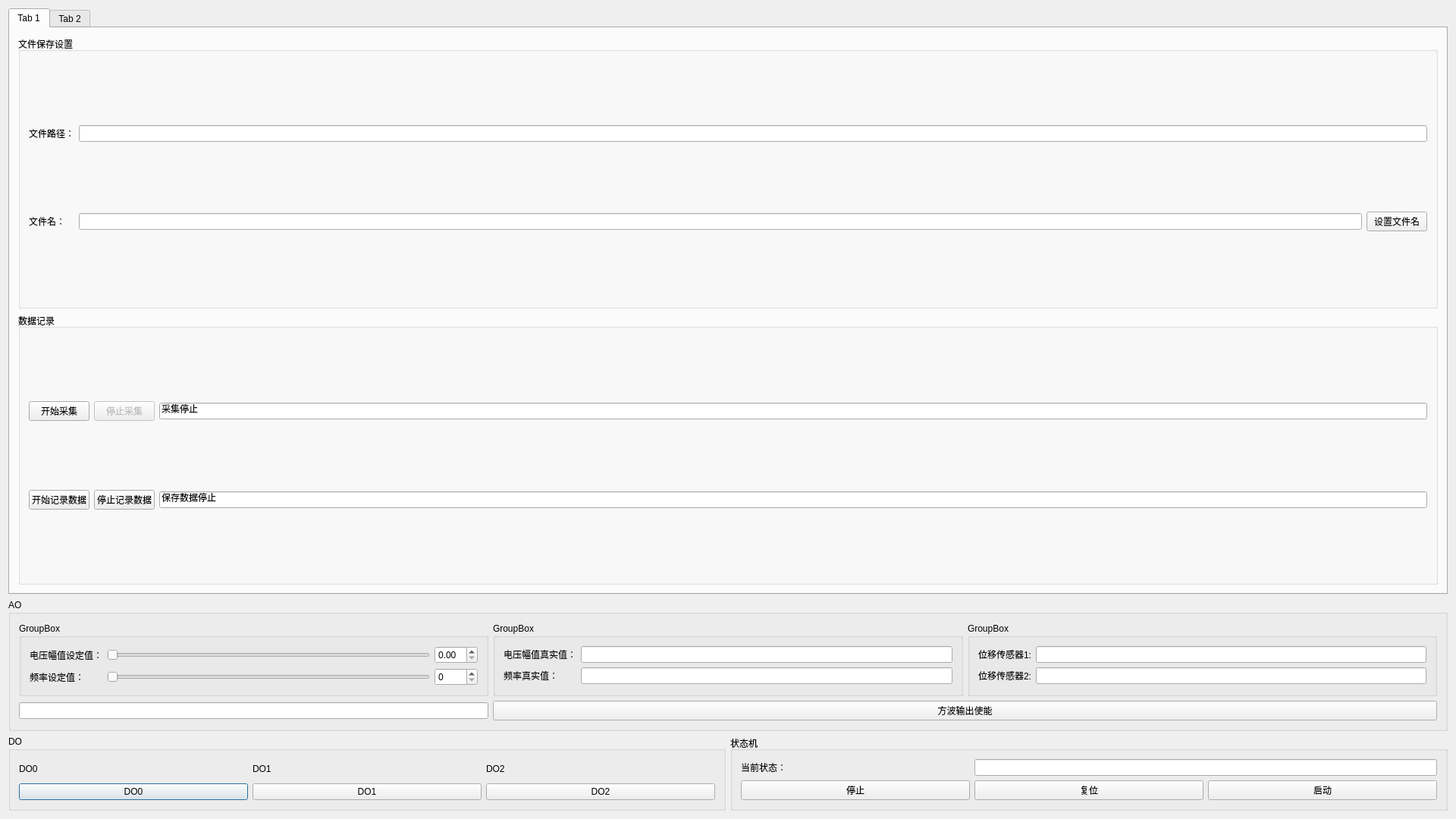
<?xml version="1.0" encoding="UTF-8"?>
<ui version="4.0">
 <class>AI_StreamingBufferedAiClass</class>
 <widget class="QDialog" name="AI_StreamingBufferedAiClass">
  <property name="geometry">
   <rect>
    <x>0</x>
    <y>0</y>
    <width>1920</width>
    <height>1080</height>
   </rect>
  </property>
  <property name="minimumSize">
   <size>
    <width>360</width>
    <height>240</height>
   </size>
  </property>
  <property name="maximumSize">
   <size>
    <width>1920</width>
    <height>1080</height>
   </size>
  </property>
  <property name="windowTitle">
   <string>AI_StreamingAI</string>
  </property>
  <layout class="QGridLayout" name="gridLayout_11">
   <item row="2" column="0">
    <widget class="QGroupBox" name="groupBox_2">
     <property name="title">
      <string>DO</string>
     </property>
     <layout class="QGridLayout" name="gridLayout_2">
      <item row="1" column="0">
       <widget class="QPushButton" name="btn_DO0">
        <property name="text">
         <string>DO0</string>
        </property>
       </widget>
      </item>
      <item row="0" column="0">
       <widget class="QLabel" name="label_DO0">
        <property name="text">
         <string>DO0</string>
        </property>
       </widget>
      </item>
      <item row="1" column="2">
       <widget class="QPushButton" name="btn_DO2">
        <property name="text">
         <string>DO2</string>
        </property>
       </widget>
      </item>
      <item row="0" column="1">
       <widget class="QLabel" name="label_DO1">
        <property name="text">
         <string>DO1</string>
        </property>
       </widget>
      </item>
      <item row="1" column="1">
       <widget class="QPushButton" name="btn_DO1">
        <property name="text">
         <string>DO1</string>
        </property>
       </widget>
      </item>
      <item row="0" column="2">
       <widget class="QLabel" name="label_DO2">
        <property name="text">
         <string>DO2</string>
        </property>
       </widget>
      </item>
     </layout>
    </widget>
   </item>
   <item row="2" column="1">
    <widget class="QGroupBox" name="groupBox_5">
     <property name="title">
      <string>状态机</string>
     </property>
     <layout class="QGridLayout" name="gridLayout_3">
      <item row="0" column="0">
       <widget class="QLabel" name="label_5">
        <property name="text">
         <string>当前状态：</string>
        </property>
       </widget>
      </item>
      <item row="0" column="1" colspan="2">
       <widget class="QLineEdit" name="led_State"/>
      </item>
      <item row="1" column="1">
       <widget class="QPushButton" name="btn_reset">
        <property name="text">
         <string>复位</string>
        </property>
       </widget>
      </item>
      <item row="1" column="0">
       <widget class="QPushButton" name="btn_stop">
        <property name="text">
         <string>停止</string>
        </property>
       </widget>
      </item>
      <item row="1" column="2">
       <widget class="QPushButton" name="btn_run">
        <property name="text">
         <string>启动</string>
        </property>
       </widget>
      </item>
     </layout>
    </widget>
   </item>
   <item row="0" column="0" colspan="2">
    <widget class="QTabWidget" name="tabWidget">
     <property name="styleSheet">
      <string notr="true"/>
     </property>
     <property name="currentIndex">
      <number>0</number>
     </property>
     <widget class="QWidget" name="tab">
      <property name="styleSheet">
       <string notr="true">QWidget#tab
{
background-image: url(:/AI_StreamingBufferedAi/Resources/Background.png);
}
</string>
      </property>
      <attribute name="title">
       <string>Tab 1</string>
      </attribute>
      <layout class="QGridLayout" name="gridLayout_8">
       <item row="1" column="0">
        <widget class="QGroupBox" name="groupBox_4">
         <property name="title">
          <string>数据记录</string>
         </property>
         <layout class="QGridLayout" name="gridLayout_5">
          <item row="0" column="0">
           <widget class="QPushButton" name="btnStart">
            <property name="enabled">
             <bool>true</bool>
            </property>
            <property name="text">
             <string>开始采集</string>
            </property>
            <property name="autoDefault">
             <bool>true</bool>
            </property>
           </widget>
          </item>
          <item row="0" column="1">
           <widget class="QPushButton" name="btnStop">
            <property name="enabled">
             <bool>false</bool>
            </property>
            <property name="text">
             <string>停止采集</string>
            </property>
            <property name="autoDefault">
             <bool>false</bool>
            </property>
           </widget>
          </item>
          <item row="0" column="2">
           <widget class="QLineEdit" name="State">
            <property name="text">
             <string>采集停止</string>
            </property>
           </widget>
          </item>
          <item row="1" column="0">
           <widget class="QPushButton" name="btn_startSave">
            <property name="text">
             <string>开始记录数据</string>
            </property>
           </widget>
          </item>
          <item row="1" column="1">
           <widget class="QPushButton" name="btn_stopSave">
            <property name="text">
             <string>停止记录数据</string>
            </property>
           </widget>
          </item>
          <item row="1" column="2">
           <widget class="QLineEdit" name="saveState">
            <property name="text">
             <string>保存数据停止</string>
            </property>
           </widget>
          </item>
         </layout>
        </widget>
       </item>
       <item row="0" column="0">
        <widget class="QGroupBox" name="groupBox">
         <property name="title">
          <string>文件保存设置</string>
         </property>
         <layout class="QGridLayout" name="gridLayout">
          <item row="0" column="0">
           <widget class="QLabel" name="label">
            <property name="text">
             <string>文件路径：</string>
            </property>
           </widget>
          </item>
          <item row="0" column="1" colspan="2">
           <widget class="QLineEdit" name="led_filePath"/>
          </item>
          <item row="1" column="0">
           <widget class="QLabel" name="label_2">
            <property name="text">
             <string>文件名：</string>
            </property>
           </widget>
          </item>
          <item row="1" column="1">
           <widget class="QLineEdit" name="led_fileName"/>
          </item>
          <item row="1" column="2">
           <widget class="QPushButton" name="btn_setName">
            <property name="text">
             <string>设置文件名</string>
            </property>
           </widget>
          </item>
         </layout>
        </widget>
       </item>
      </layout>
     </widget>
     <widget class="QWidget" name="tab_2">
      <property name="styleSheet">
       <string notr="true">QWidget#tab_2
{
background-image: url(:/AI_StreamingBufferedAi/Resources/Background.png);
}
</string>
      </property>
      <attribute name="title">
       <string>Tab 2</string>
      </attribute>
      <layout class="QGridLayout" name="gridLayout_6">
       <item row="0" column="1">
        <widget class="QCustomPlot" name="widget_Plot1" native="true"/>
       </item>
       <item row="1" column="0">
        <widget class="QPushButton" name="btn_paint">
         <property name="text">
          <string>绘图</string>
         </property>
        </widget>
       </item>
       <item row="0" column="0">
        <widget class="QCustomPlot" name="widget_Plot0" native="true"/>
       </item>
      </layout>
     </widget>
    </widget>
   </item>
   <item row="1" column="0" colspan="2">
    <widget class="QGroupBox" name="groupBox_3">
     <property name="title">
      <string>AO</string>
     </property>
     <layout class="QGridLayout" name="gridLayout_10">
      <item row="0" column="0">
       <widget class="QGroupBox" name="groupBox_8">
        <property name="title">
         <string>GroupBox</string>
        </property>
        <layout class="QGridLayout" name="gridLayout_9">
         <item row="1" column="2">
          <widget class="QSpinBox" name="sb_f"/>
         </item>
         <item row="0" column="0">
          <widget class="QLabel" name="label_3">
           <property name="text">
            <string>电压幅值设定值：</string>
           </property>
          </widget>
         </item>
         <item row="1" column="0">
          <widget class="QLabel" name="label_4">
           <property name="text">
            <string>频率设定值：</string>
           </property>
          </widget>
         </item>
         <item row="0" column="1">
          <widget class="QSlider" name="sld_AO">
           <property name="orientation">
            <enum>Qt::Horizontal</enum>
           </property>
          </widget>
         </item>
         <item row="1" column="1">
          <widget class="QSlider" name="sld_f">
           <property name="orientation">
            <enum>Qt::Horizontal</enum>
           </property>
          </widget>
         </item>
         <item row="0" column="2">
          <widget class="QDoubleSpinBox" name="dsb_AO0"/>
         </item>
        </layout>
       </widget>
      </item>
      <item row="0" column="1">
       <widget class="QGroupBox" name="groupBox_7">
        <property name="title">
         <string>GroupBox</string>
        </property>
        <layout class="QGridLayout" name="gridLayout_7">
         <item row="0" column="0">
          <widget class="QLabel" name="label_8">
           <property name="text">
            <string>电压幅值真实值：</string>
           </property>
          </widget>
         </item>
         <item row="0" column="1">
          <widget class="QLineEdit" name="led_AOreal"/>
         </item>
         <item row="1" column="0">
          <widget class="QLabel" name="label_9">
           <property name="text">
            <string>频率真实值：</string>
           </property>
          </widget>
         </item>
         <item row="1" column="1">
          <widget class="QLineEdit" name="led_freal"/>
         </item>
        </layout>
       </widget>
      </item>
      <item row="0" column="2">
       <widget class="QGroupBox" name="groupBox_6">
        <property name="title">
         <string>GroupBox</string>
        </property>
        <layout class="QGridLayout" name="gridLayout_4">
         <item row="0" column="0">
          <widget class="QLabel" name="label_6">
           <property name="text">
            <string>位移传感器1:</string>
           </property>
          </widget>
         </item>
         <item row="0" column="1">
          <widget class="QLineEdit" name="led_x1"/>
         </item>
         <item row="1" column="0">
          <widget class="QLabel" name="label_7">
           <property name="text">
            <string>位移传感器2:</string>
           </property>
          </widget>
         </item>
         <item row="1" column="1">
          <widget class="QLineEdit" name="led_x2"/>
         </item>
        </layout>
       </widget>
      </item>
      <item row="1" column="0">
       <widget class="QLineEdit" name="led_opflag"/>
      </item>
      <item row="1" column="1" colspan="2">
       <widget class="QPushButton" name="btn_opflag">
        <property name="text">
         <string>方波输出使能</string>
        </property>
       </widget>
      </item>
     </layout>
    </widget>
   </item>
  </layout>
 </widget>
 <layoutdefault spacing="6" margin="11"/>
 <customwidgets>
  <customwidget>
   <class>QCustomPlot</class>
   <extends>QWidget</extends>
   <header location="global">qcustomplot.h</header>
   <container>1</container>
  </customwidget>
 </customwidgets>
 <resources/>
 <connections/>
</ui>
